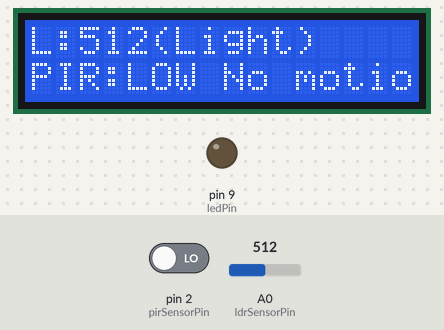
A sketch run on a simulated Arduino Uno, built with avr-gcc and run on an emulated ATmega328P. Parts: 16×2 character LCD, output pins drawn as LEDs (lit = HIGH). The inputs (shaded band) are chosen by the test bench; at power-on: A0 (ldrSensorPin) = 512, pin 2 (pirSensorPin) LOW. What the sketch prints to the serial monitor is not drawn.

Above: at 11.9 s.
12.0 s: A0 (ldrSensorPin) set to 308
At 12.8 s:
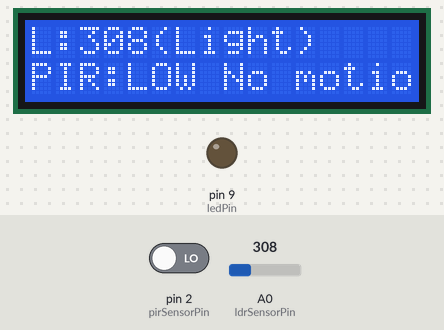
13.9 s: A0 (ldrSensorPin) set to 290
At 15.2 s:
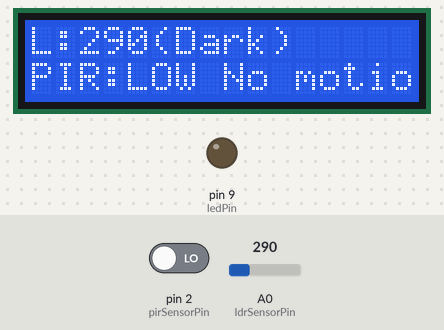
15.6 s: pin 2 (pirSensorPin) driven HIGH
At 16.9 s:
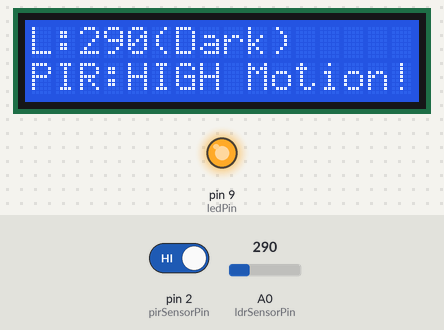
17.3 s: pin 2 (pirSensorPin) driven LOW
At 18.9 s:
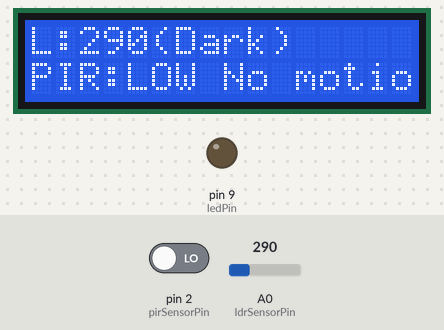
20.3 s: A0 (ldrSensorPin) set to 306
At 21.5 s:
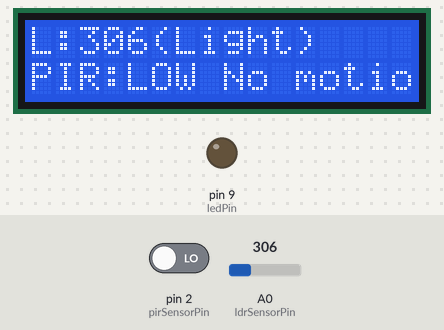
21.8 s: pin 2 (pirSensorPin) driven HIGH
At 23.0 s:
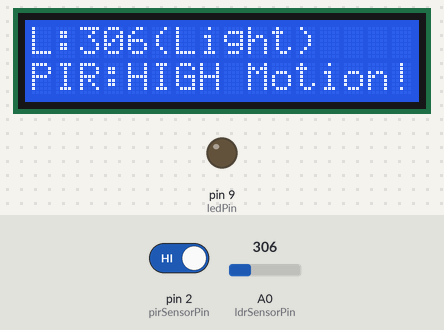
Timing chart, 0 to 24.6 s (numbered marks = the images above; inputs shaded):
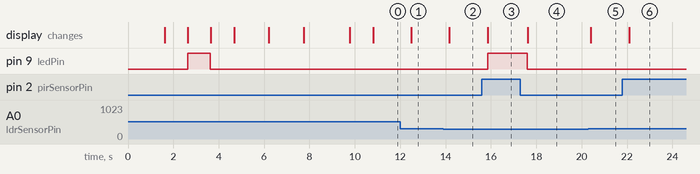

Measured:
- the behaviour switches between 300 and 299 on A0 (ldrSensorPin) (found by bisection; images 1 and 2)
- after the input at 12.0 s, the display: changes after 0.49 s (image 1)
- after the input at 13.9 s, the display: changes after 0.26 s (image 2)
- after the input at 15.6 s, pin 9 (ledPin): LOW → HIGH after 0.25 s; the display: changes after 0.27 s (image 3)
- after the input at 17.3 s, pin 9 (ledPin): HIGH → LOW after 0.31 s; the display: changes after 0.32 s (image 4)
- after the input at 20.3 s, the display: changes after 0.10 s (image 5)
- after the input at 21.8 s, the display: changes after 0.30 s (image 6)

The sketch:

phresistorandmotion1.ino
```cpp
#include <LiquidCrystal_I2C.h>

#include <Wire.h>

// Arduino code for a smart lighting system using PIR motion sensor
// The LED will only turn on when motion is detected via PIR sensor AND it's dark enough
// Using I2C LCD display with full component testing at initialization

// Pin definitions
const int pirSensorPin = 2;     // Digital pin for PIR motion sensor
const int ldrSensorPin = A0;    // Analog pin for LDR (photoresistor)
const int ledPin = 9;           // Digital pin for LED output

// Initialize LCD with I2C address (typically 0x27 or 0x3F)
// Parameters: LCD address, columns, rows
LiquidCrystal_I2C lcd(0x27, 16, 2); // You may need to change the address to 0x3F depending on your module

// Threshold values
const int darkThreshold = 300;  // Adjust based on your LDR's behavior and environment
                               // Lower value = darker environment needed to trigger

// Variables
int ldrValue = 0;               // Current light level reading
int pirState = LOW;             // Current PIR sensor state
bool motionDetected = false;    // Flag for motion detection
bool isNight = false;           // Flag for night condition

// Function to test each component
bool testLED() {
  // Test LED by turning it on and off
  digitalWrite(ledPin, HIGH);
  delay(1000);
  digitalWrite(ledPin, LOW);
  return true; // Since we can't automatically detect if LED works
}

bool testLDR() {
  // Test LDR by reading value
  int testValue = analogRead(ldrSensorPin);
  // Just check if we can get a reading (not checking if it's valid)
  return (testValue >= 0);
}

bool testPIRSensor() {
  // Test PIR sensor by taking a reading
  int testReading = digitalRead(pirSensorPin);
  // We can only verify that we can read from it, not that it's working correctly
  return true; // Just assume it's working if we can compile and run
}

void setup() {
  // Initialize pins
  pinMode(pirSensorPin, INPUT);
  pinMode(ldrSensorPin, INPUT);
  pinMode(ledPin, OUTPUT);

  // Initialize serial communication for debugging
  Serial.begin(9600);
  Serial.println("Starting system initialization...");

  // Initialize the I2C LCD
  lcd.init();       // Initialize the LCD
  lcd.backlight();  // Turn on the backlight
  lcd.clear();

  // Display welcome message
  lcd.setCursor(0, 0);
  lcd.print("Smart Light Sys");
  lcd.setCursor(0, 1);
  lcd.print("Initializing...");
  delay(1500);

  // Test LCD
  lcd.clear();
  lcd.setCursor(0, 0);
  lcd.print("Testing LCD");
  lcd.setCursor(0, 1);
  lcd.print("TEST DONE!");
  Serial.println("LCD test completed");
  delay(1000);

  // Test LED
  lcd.clear();
  lcd.setCursor(0, 0);
  lcd.print("Testing LED");
  bool ledStatus = testLED();
  lcd.setCursor(0, 1);
  lcd.print("LED - TEST DONE!");
  Serial.println("LED test completed");
  delay(1000);

  // Test LDR sensor
  lcd.clear();
  lcd.setCursor(0, 0);
  lcd.print("Testing LDR");
  bool ldrStatus = testLDR();
  lcd.setCursor(0, 1);
  if (ldrStatus) {
    ldrValue = analogRead(ldrSensorPin);
    lcd.print("LDR OK! Val:");
    lcd.print(ldrValue);
  } else {
    lcd.print("LDR TEST FAILED!");
  }
  Serial.println("LDR test completed. Value: " + String(ldrValue));
  delay(1500);

  // Test PIR sensor
  lcd.clear();
  lcd.setCursor(0, 0);
  lcd.print("Testing PIR");
  bool pirStatus = testPIRSensor();
  lcd.setCursor(0, 1);
  if (pirStatus) {
    pirState = digitalRead(pirSensorPin);
    lcd.print("PIR OK! State:");
    lcd.print(pirState == HIGH ? "HIGH" : "LOW");
  } else {
    lcd.print("PIR TEST FAILED!");
  }
  Serial.println("PIR test completed. State: " + String(pirState == HIGH ? "HIGH" : "LOW"));
  delay(1500);

  // System ready notification
  lcd.clear();
  lcd.setCursor(0, 0);
  lcd.print("All tests done!");
  lcd.setCursor(0, 1);
  lcd.print("System ready!");
  Serial.println("All component tests completed. System ready.");
  delay(2000);

  // Start monitoring
  lcd.clear();
  lcd.setCursor(0, 0);
  lcd.print("Monitoring...");
  lcd.setCursor(0, 1);
  lcd.print("Starting...");
  delay(1000);
}

void checkForMotion() {
  // Get PIR sensor state
  pirState = digitalRead(pirSensorPin);

  // Set motion detected flag based on PIR state
  motionDetected = (pirState == HIGH);

  if (motionDetected) {
    Serial.println("Motion detected by PIR sensor!");
  }
}

void loop() {
  ldrValue = analogRead(ldrSensorPin);

  // Добавляем отладочный вывод
  Serial.print("LDR Value: ");
  Serial.println(ldrValue);

  isNight = (ldrValue < darkThreshold);
  checkForMotion();

  Serial.print("Light level: ");
  Serial.print(ldrValue);
  Serial.print(" | PIR State: ");
  Serial.print(pirState == HIGH ? "HIGH" : "LOW");
  Serial.print(" | Motion: ");
  Serial.print(motionDetected ? "Detected" : "None");
  Serial.print(" | Is night: ");
  Serial.println(isNight ? "Yes" : "No");

  lcd.clear();
  lcd.setCursor(0, 0);
  lcd.print("L:");
  lcd.print(ldrValue);
  lcd.print(isNight ? "(Dark)" : "(Light)");

  lcd.setCursor(0, 1);
  lcd.print("PIR:");
  lcd.print(pirState == HIGH ? "HIGH" : "LOW");
  lcd.print(" ");
  lcd.print(motionDetected ? "Motion!" : "No motion");

  if (motionDetected && isNight) {
    digitalWrite(ledPin, HIGH);
    Serial.println("LED ON - Motion detected and it's dark");
  } else {
    digitalWrite(ledPin, LOW);
    Serial.println("LED OFF - No motion or it's daytime");
  }

  delay(500);
}
```
